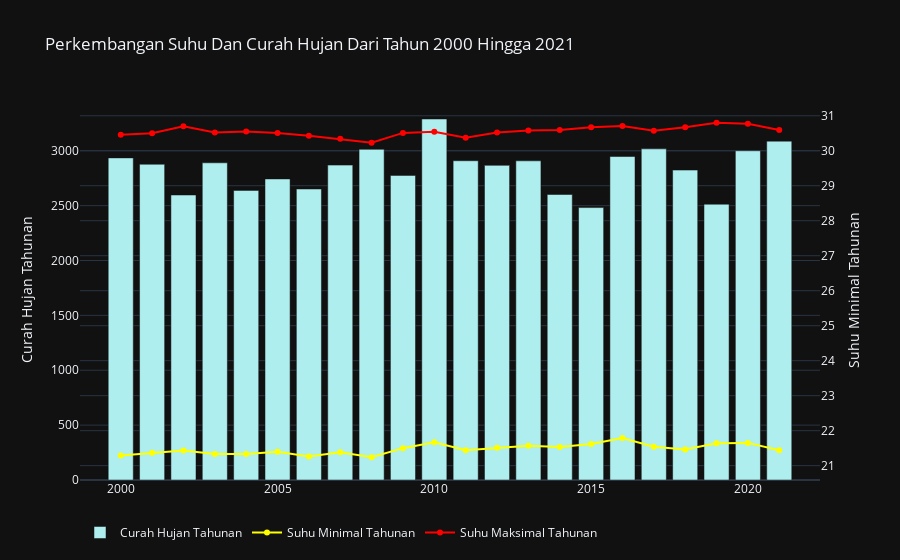

The notebook cell this image was saved under:
### Markdown cell above
Melalui peta diatas, suhu paling tinggi terdapat pada daerah Riau dan sekitarnya. Dampak yang dihasilkan dari kondisi panas tersebut ialah munculnya potensi yang menyebabkan kebakaran lahan dan hutan terutama di wilayah pesisir, meskipun curah hujan yang cukup tinggi. Kebakaran hutan merupakan sebuah hal yang tidak asing lagi bagi masyarakat Riau dan sekitarnya, bahkan salah satu kebakaran hutan yang terjadi di daerah tersebut pernah mengakibatkan diselimutinya kota Riau dengan kabut asap tebal pada tahun 2013 lalu. Selain itu kabut asap tebal ini juga sampai hingga Malaysia dan Singapore. Hal ini menyebabkan banyak sekali orang yang mengidap penyakit pernapasan ISPA dikarenakan indeks kualitas udaranya yang tidak sehat.
<img src="https://o-cdn-cas.sirclocdn.com/parenting/images/mengenal_emfisema_penyakit_karena.width-800.format-webp.webp" />
Meskipun kebakaran hutan tersebut tidak sepenuhnya akibat dari pemanasan global, melainkan dari oknum yang membakar hutan sembarangan. Tetapi pemanasan global tetap memiliki peran besar dalam dampak tersebut.
<img src="https://statik.tempo.co/data/2016/08/15/id_530762/530762_620.jpg" />

Selain itu pemanasan global dapat berdampak juga pada curah hujan, hal ini disebabkan oleh cairnya es pada kutub utara yang mengakibatkan terjadinya kenaikan tinggi air laut. Contohnya dapat dilihat pada graph dibawah ini, terlihat adanya kenaikan curah hujan hampir setiap tahunnya.

### Code cell
subset_curah_hujan = dataset_curah_hujan_tahunan.loc[99:]
subset_min_suhu    = dataset_min_suhu_tahunan.loc[99:]
subset_max_suhu    = dataset_max_suhu_tahunan.loc[99:]
customdata = numpy.stack((subset_curah_hujan["Unnamed: 0"], subset_curah_hujan["Indonesia"],subset_min_suhu['Indonesia'], subset_max_suhu['Indonesia']), axis=-1)
fig = go.Figure(
    data=go.Bar(
        x=subset_curah_hujan["Unnamed: 0"],
        y=subset_curah_hujan["Indonesia"],
        name="Curah Hujan Tahunan",
        marker=dict(color="paleturquoise"),       
        hovertemplate='<b>Tahun:%{customdata[0]}<br>Curah Hujan:%{customdata[1]:.3f}<br>Suhu Minimal:%{customdata[2]:.3f} <br>Suhu Maximal: %{customdata[3]:.3f}</b>'
    )
)

fig.add_trace(
    go.Scatter(
        x=subset_min_suhu["Unnamed: 0"],
        y=subset_min_suhu["Indonesia"],
        yaxis="y2",
        name="Suhu Minimal Tahunan",
        marker=dict(color="Yellow"),
        mode='lines+markers',
        hoverinfo='none'
    )
)
fig.add_trace(
    go.Scatter(
        x=subset_max_suhu["Unnamed: 0"],
        y=subset_max_suhu["Indonesia"],
        yaxis="y2",
        name="Suhu Maksimal Tahunan",
        marker=dict(color="Red"),
        mode='lines+markers',
        hoverinfo='none'
    )
)
fig.update_traces(
    customdata=customdata
)
fig.update_layout(
    legend=dict(orientation="h"),
    yaxis=dict(
        title=dict(text="Curah Hujan Tahunan"),
        side="left",
    ),
    yaxis2=dict(
        title=dict(text="Suhu Minimal Tahunan"),
        side="right",
        overlaying="y",
        tickmode="linear",
    ),
    yaxis3=dict(
        title=dict(text="Suhu Maksimal Tahunan"),
        side="right",
        overlaying="y",
        tickmode="linear",
    ),
    template="plotly_dark",
    hovermode="x",
    title="Perkembangan Suhu Dan Curah Hujan Dari Tahun 2000 Hingga 2021"
)

fig.show()

### Figure 1 — Plotly figure (JSON) as saved in the notebook; plotly's stock layout.template omitted (floating-point values rounded to 4 significant figures)
{"data": [{"customdata": [[2000, 2935.0, 21.29, 30.46], [2001, 2877.0, 21.37, 30.5], [2002, 2597.0, 21.43, 30.7], [2003, 2890.0, 21.33, 30.52], [2004, 2639.0, 21.33, 30.55], [2005, 2743.0, 21.4, 30.51], [2006, 2652.0, 21.26, 30.43], [2007, 2869.0, 21.38, 30.34], [2008, 3013.0, 21.24, 30.23], [2009, 2775.0, 21.5, 30.51], [2010, 3289.0, 21.67, 30.54], [2011, 2909.0, 21.44, 30.37], [2012, 2867.0, 21.51, 30.52], [2013, 2908.0, 21.57, 30.58], [2014, 2601.0, 21.53, 30.59], [2015, 2482.0, 21.62, 30.67], [2016, 2948.0, 21.79, 30.71], [2017, 3017.0, 21.54, 30.57], [2018, 2824.0, 21.46, 30.67], [2019, 2513.0, 21.64, 30.8], [2020, 3000.0, 21.65, 30.77], [2021, 3088.0, 21.44, 30.59]], "hovertemplate": "<b>Tahun:%{customdata[0]}<br>Curah Hujan:%{customdata[1]:.3f}<br>Suhu Minimal:%{customdata[2]:.3f} <br>Suhu Maximal: %{customdata[3]:.3f}</b>", "marker": {"color": "paleturquoise"}, "name": "Curah Hujan Tahunan", "type": "bar", "x": [2000, 2001, 2002, 2003, 2004, 2005, 2006, 2007, 2008, 2009, 2010, 2011, 2012, 2013, 2014, 2015, 2016, 2017, 2018, 2019, 2020, 2021], "y": [2935.0, 2877.0, 2597.0, 2890.0, 2639.0, 2743.0, 2652.0, 2869.0, 3013.0, 2775.0, 3289.0, 2909.0, 2867.0, 2908.0, 2601.0, 2482.0, 2948.0, 3017.0, 2824.0, 2513.0, 3000.0, 3088.0]}, {"customdata": [[2000, 2935.0, 21.29, 30.46], [2001, 2877.0, 21.37, 30.5], [2002, 2597.0, 21.43, 30.7], [2003, 2890.0, 21.33, 30.52], [2004, 2639.0, 21.33, 30.55], [2005, 2743.0, 21.4, 30.51], [2006, 2652.0, 21.26, 30.43], [2007, 2869.0, 21.38, 30.34], [2008, 3013.0, 21.24, 30.23], [2009, 2775.0, 21.5, 30.51], [2010, 3289.0, 21.67, 30.54], [2011, 2909.0, 21.44, 30.37], [2012, 2867.0, 21.51, 30.52], [2013, 2908.0, 21.57, 30.58], [2014, 2601.0, 21.53, 30.59], [2015, 2482.0, 21.62, 30.67], [2016, 2948.0, 21.79, 30.71], [2017, 3017.0, 21.54, 30.57], [2018, 2824.0, 21.46, 30.67], [2019, 2513.0, 21.64, 30.8], [2020, 3000.0, 21.65, 30.77], [2021, 3088.0, 21.44, 30.59]], "hoverinfo": "none", "marker": {"color": "Yellow"}, "mode": "lines+markers", "name": "Suhu Minimal Tahunan", "type": "scatter", "x": [2000, 2001, 2002, 2003, 2004, 2005, 2006, 2007, 2008, 2009, 2010, 2011, 2012, 2013, 2014, 2015, 2016, 2017, 2018, 2019, 2020, 2021], "y": [21.29, 21.37, 21.43, 21.33, 21.33, 21.4, 21.26, 21.38, 21.24, 21.5, 21.67, 21.44, 21.51, 21.57, 21.53, 21.62, 21.79, 21.54, 21.46, 21.64, 21.65, 21.44], "yaxis": "y2"}, {"customdata": [[2000, 2935.0, 21.29, 30.46], [2001, 2877.0, 21.37, 30.5], [2002, 2597.0, 21.43, 30.7], [2003, 2890.0, 21.33, 30.52], [2004, 2639.0, 21.33, 30.55], [2005, 2743.0, 21.4, 30.51], [2006, 2652.0, 21.26, 30.43], [2007, 2869.0, 21.38, 30.34], [2008, 3013.0, 21.24, 30.23], [2009, 2775.0, 21.5, 30.51], [2010, 3289.0, 21.67, 30.54], [2011, 2909.0, 21.44, 30.37], [2012, 2867.0, 21.51, 30.52], [2013, 2908.0, 21.57, 30.58], [2014, 2601.0, 21.53, 30.59], [2015, 2482.0, 21.62, 30.67], [2016, 2948.0, 21.79, 30.71], [2017, 3017.0, 21.54, 30.57], [2018, 2824.0, 21.46, 30.67], [2019, 2513.0, 21.64, 30.8], [2020, 3000.0, 21.65, 30.77], [2021, 3088.0, 21.44, 30.59]], "hoverinfo": "none", "marker": {"color": "Red"}, "mode": "lines+markers", "name": "Suhu Maksimal Tahunan", "type": "scatter", "x": [2000, 2001, 2002, 2003, 2004, 2005, 2006, 2007, 2008, 2009, 2010, 2011, 2012, 2013, 2014, 2015, 2016, 2017, 2018, 2019, 2020, 2021], "y": [30.46, 30.5, 30.7, 30.52, 30.55, 30.51, 30.43, 30.34, 30.23, 30.51, 30.54, 30.37, 30.52, 30.58, 30.59, 30.67, 30.71, 30.57, 30.67, 30.8, 30.77, 30.59], "yaxis": "y2"}], "layout": {"hovermode": "x", "legend": {"orientation": "h"}, "title": {"text": "Perkembangan Suhu Dan Curah Hujan Dari Tahun 2000 Hingga 2021"}, "yaxis": {"side": "left", "title": {"text": "Curah Hujan Tahunan"}}, "yaxis2": {"overlaying": "y", "side": "right", "tickmode": "linear", "title": {"text": "Suhu Minimal Tahunan"}}, "yaxis3": {"overlaying": "y", "side": "right", "tickmode": "linear", "title": {"text": "Suhu Maksimal Tahunan"}}}}
